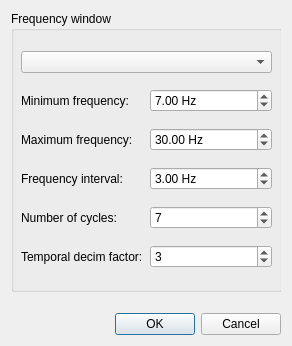
<?xml version="1.0" encoding="UTF-8"?>
<ui version="4.0">
 <class>DialogEpochsTFR</class>
 <widget class="QDialog" name="DialogEpochsTFR">
  <property name="geometry">
   <rect>
    <x>0</x>
    <y>0</y>
    <width>292</width>
    <height>346</height>
   </rect>
  </property>
  <property name="windowTitle">
   <string>Meggie - TFR from epochs</string>
  </property>
  <layout class="QVBoxLayout" name="verticalLayout_2">
   <item>
    <widget class="QScrollArea" name="scrollArea">
     <property name="frameShape">
      <enum>QFrame::NoFrame</enum>
     </property>
     <property name="widgetResizable">
      <bool>true</bool>
     </property>
     <widget class="QWidget" name="scrollAreaWidgetContents">
      <property name="geometry">
       <rect>
        <x>0</x>
        <y>0</y>
        <width>274</width>
        <height>289</height>
       </rect>
      </property>
      <property name="minimumSize">
       <size>
        <width>197</width>
        <height>134</height>
       </size>
      </property>
      <widget class="QGroupBox" name="groupBoxFrequencies">
       <property name="geometry">
        <rect>
         <x>0</x>
         <y>0</y>
         <width>271</width>
         <height>281</height>
        </rect>
       </property>
       <property name="title">
        <string>Frequency window</string>
       </property>
       <widget class="QWidget" name="layoutWidget">
        <property name="geometry">
         <rect>
          <x>10</x>
          <y>30</y>
          <width>251</width>
          <height>241</height>
         </rect>
        </property>
        <layout class="QVBoxLayout" name="verticalLayout_6">
         <item>
          <widget class="QComboBox" name="comboBoxChannels"/>
         </item>
         <item>
          <layout class="QHBoxLayout" name="horizontalLayout_13">
           <item>
            <widget class="QLabel" name="labelMinFreq">
             <property name="text">
              <string>Minimum frequency:</string>
             </property>
            </widget>
           </item>
           <item>
            <widget class="QDoubleSpinBox" name="doubleSpinBoxMinFreq">
             <property name="suffix">
              <string> Hz</string>
             </property>
             <property name="minimum">
              <double>0.100000000000000</double>
             </property>
             <property name="maximum">
              <double>200.000000000000000</double>
             </property>
             <property name="value">
              <double>7.000000000000000</double>
             </property>
            </widget>
           </item>
          </layout>
         </item>
         <item>
          <layout class="QHBoxLayout" name="horizontalLayout_12">
           <item>
            <widget class="QLabel" name="labelMaxFreq">
             <property name="text">
              <string>Maximum frequency:</string>
             </property>
            </widget>
           </item>
           <item>
            <widget class="QDoubleSpinBox" name="doubleSpinBoxMaxFreq">
             <property name="suffix">
              <string> Hz</string>
             </property>
             <property name="minimum">
              <double>7.000000000000000</double>
             </property>
             <property name="maximum">
              <double>600.000000000000000</double>
             </property>
             <property name="value">
              <double>30.000000000000000</double>
             </property>
            </widget>
           </item>
          </layout>
         </item>
         <item>
          <layout class="QHBoxLayout" name="horizontalLayout">
           <item>
            <widget class="QLabel" name="labelFrequencyInterval">
             <property name="text">
              <string>Frequency interval:</string>
             </property>
            </widget>
           </item>
           <item>
            <widget class="QDoubleSpinBox" name="doubleSpinBoxFreqInterval">
             <property name="suffix">
              <string> Hz</string>
             </property>
             <property name="minimum">
              <double>0.100000000000000</double>
             </property>
             <property name="maximum">
              <double>99.989999999999995</double>
             </property>
             <property name="value">
              <double>3.000000000000000</double>
             </property>
            </widget>
           </item>
          </layout>
         </item>
         <item>
          <layout class="QHBoxLayout" name="horizontalLayout_2">
           <item>
            <widget class="QLabel" name="labelNcycles">
             <property name="text">
              <string>Number of cycles:</string>
             </property>
            </widget>
           </item>
           <item>
            <widget class="QSpinBox" name="spinBoxNcycles">
             <property name="minimum">
              <number>1</number>
             </property>
             <property name="value">
              <number>7</number>
             </property>
            </widget>
           </item>
          </layout>
         </item>
         <item>
          <layout class="QHBoxLayout" name="horizontalLayout_8">
           <item>
            <widget class="QLabel" name="label_2">
             <property name="text">
              <string>Temporal decim factor:</string>
             </property>
            </widget>
           </item>
           <item>
            <widget class="QSpinBox" name="spinBoxDecim">
             <property name="value">
              <number>3</number>
             </property>
            </widget>
           </item>
          </layout>
         </item>
        </layout>
       </widget>
      </widget>
     </widget>
    </widget>
   </item>
   <item>
    <layout class="QVBoxLayout" name="verticalLayout">
     <item>
      <widget class="QDialogButtonBox" name="buttonBox">
       <property name="orientation">
        <enum>Qt::Horizontal</enum>
       </property>
       <property name="standardButtons">
        <set>QDialogButtonBox::Cancel|QDialogButtonBox::Ok</set>
       </property>
      </widget>
     </item>
    </layout>
   </item>
  </layout>
 </widget>
 <tabstops>
  <tabstop>scrollArea</tabstop>
  <tabstop>comboBoxChannels</tabstop>
  <tabstop>doubleSpinBoxMinFreq</tabstop>
  <tabstop>doubleSpinBoxMaxFreq</tabstop>
  <tabstop>doubleSpinBoxFreqInterval</tabstop>
  <tabstop>spinBoxNcycles</tabstop>
  <tabstop>spinBoxDecim</tabstop>
  <tabstop>buttonBox</tabstop>
 </tabstops>
 <resources/>
 <connections>
  <connection>
   <sender>buttonBox</sender>
   <signal>accepted()</signal>
   <receiver>DialogEpochsTFR</receiver>
   <slot>accept()</slot>
   <hints>
    <hint type="sourcelabel">
     <x>258</x>
     <y>303</y>
    </hint>
    <hint type="destinationlabel">
     <x>157</x>
     <y>274</y>
    </hint>
   </hints>
  </connection>
  <connection>
   <sender>buttonBox</sender>
   <signal>rejected()</signal>
   <receiver>DialogEpochsTFR</receiver>
   <slot>reject()</slot>
   <hints>
    <hint type="sourcelabel">
     <x>282</x>
     <y>303</y>
    </hint>
    <hint type="destinationlabel">
     <x>286</x>
     <y>274</y>
    </hint>
   </hints>
  </connection>
 </connections>
</ui>
